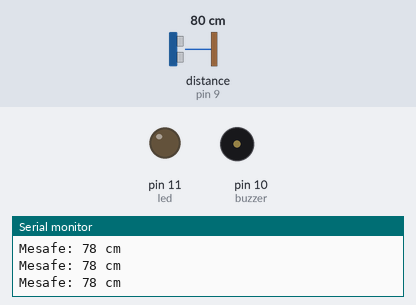
Bench run of a sketch on a simulated Arduino Uno, built with avr-gcc and run on an emulated ATmega328P. On the bench: output pins drawn as LEDs (lit = HIGH), buzzer (waves = sounding), the last lines printed to the serial monitor. Wiring (inferred from the names in the program): ultrasonic range finder: trigger pin 8; echo pin 9. The inputs (shaded band) are chosen by the test bench; at power-on: distance to the obstacle (sensor on pin 9) 80 cm. The echo pulse lasts 58.3 µs per cm; pins used as bus, display or sensor lines are not drawn.

Above: at 1.2 s.
1.3 s: distance to the obstacle (sensor on pin 9) set to 23 cm
4.3 s: distance to the obstacle (sensor on pin 9) set to 19 cm
At 4.42 s:
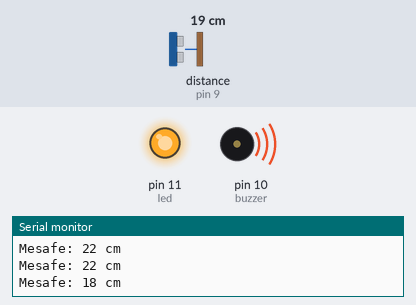
7.3 s: distance to the obstacle (sensor on pin 9) set to 13 cm
10.3 s: distance to the obstacle (sensor on pin 9) set to 10 cm
At 11.4 s:
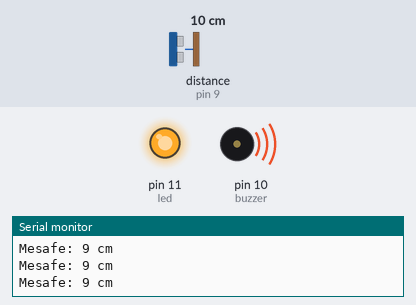
11.8 s: distance to the obstacle (sensor on pin 9) set to 18 cm
At 12.12 s:
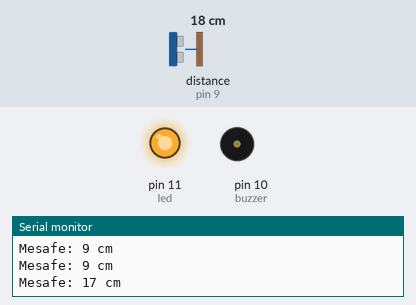
Timing chart, 0 to 15.8 s (numbered marks = the images above; inputs shaded):
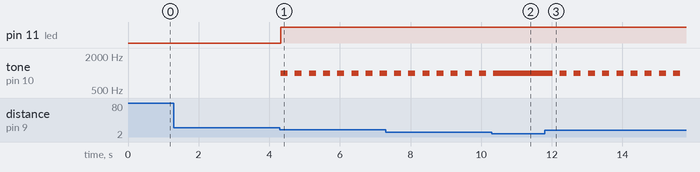

Measured:
- the behaviour switches between 22 and 21 cm on distance to the obstacle (sensor on pin 9) (found by bisection; images 0 and 1)
- the behaviour switches between 12 and 11 cm on distance to the obstacle (sensor on pin 9) (found by bisection; images 1 and 2)
- after the input at 4.3 s, pin 11 (led): LOW → HIGH at once; tone on pin 10 (buzzer): alternates 1000 Hz for 0.20 s and silent for 0.20 s, starting at once
- after the input at 10.3 s, tone on pin 10 (buzzer): goes on until 10.3 s, then stays 1000 Hz
- after the input at 11.8 s, tone on pin 10 (buzzer): alternates 1000 Hz for 0.20 s and silent for 0.20 s, starting after 0.22 s

The sketch:

arduino-park-sensor.ino
```cpp
const int trigPin = 8;   //Ultrasonik sensörün TRIG pini
const int echoPin = 9;   //Ultrasonik sensörün ECHO pini
const int buzzer = 10;   //Buzzer pini
const int led = 11;      //LED pini

long sure;               //Ses dalgasının gidiş-dönüş süresini saklamak için
int mesafe;              //Hesaplanan mesafe (cm cinsinden)

void setup() {
  pinMode(trigPin, OUTPUT); //Trig pini çıkış olarak ayarlanıyor
  pinMode(echoPin, INPUT);  //Echo pini giriş olarak ayarlanıyor
  pinMode(buzzer, OUTPUT);  //Buzzer çıkış olarak ayarlanıyor
  pinMode(led, OUTPUT);     //Led çıkış olarak ayarlanıyor
  Serial.begin(9600);       //Seri iletişim başlatılıyor (ölçümleri görmek için)
}

void loop() {
  //Ultrasonik sensörden mesafe ölçümü
  digitalWrite(trigPin, LOW);    //TRIG pini sıfırlar
  delayMicroseconds(2);          //2 µs bekleniyor
  digitalWrite(trigPin, HIGH);   //TRIG pini 10 µs boyunca HIGH yapılıyor
  delayMicroseconds(10);         //10 µs bekleniyor
  digitalWrite(trigPin, LOW);    //TRIG pini tekrar LOW yapılıyor

  sure = pulseIn(echoPin, HIGH); //Echo pininden gelen süre ölçülüyor
  mesafe = sure * 0.034 / 2;     //Ses hızına göre mesafe hesaplanıyor

  //Ölçülen mesafeyi seri port ekranına yazdırır
  Serial.print("Mesafe: ");
  Serial.print(mesafe);
  Serial.println(" cm");

  //Mesafeye göre LED ve buzzer kontrolü
  if (mesafe > 20) {  // Eğer mesafe 20 cm’den büyükse
    digitalWrite(led, LOW);   // LED kapalı
    noTone(buzzer);   // Buzzer sessiz
  }
  else if (mesafe <= 20 && mesafe > 10) { //Eğer mesafe 20–10 cm arasındaysa
    digitalWrite(led, HIGH);     // Led yanar
    tone(buzzer, 1000);         // Buzzer 1000 Hz ses üretir
    delay(200);                // 200 ms ötme süresi
    noTone(buzzer);           // Buzzer susturulur
    delay(200);              // 200 ms bekleme süresi
  }
  else if (mesafe <= 10) {      // Eğer mesafe 10 cm’den küçükse
    digitalWrite(led, HIGH);   // LED yanar
    tone(buzzer, 1000);       // Buzzer sürekli öter
  }
}
```
